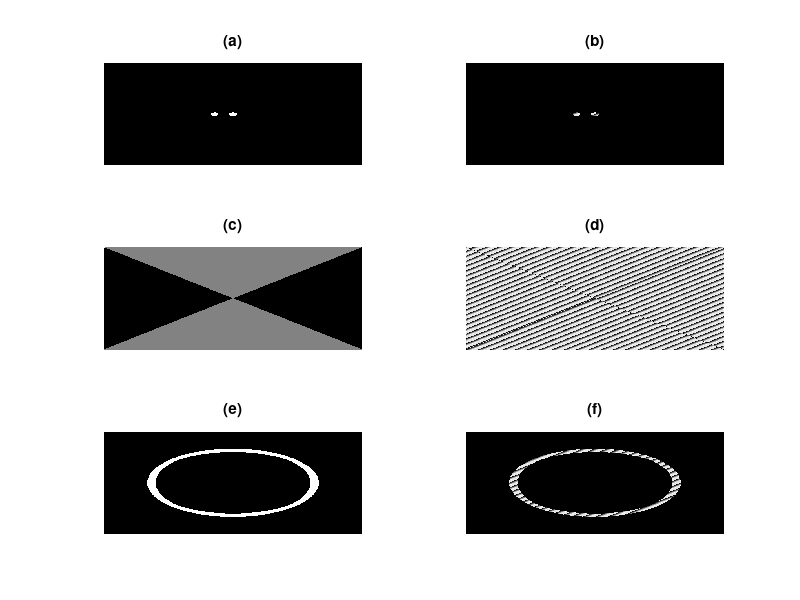

This figure's MATLAB source:
% -------------- Azimuthal Map of Polarization ---------------
close all
S = 400; %number of points
%Definition of the grating using a diagonal pattern
%This is the "Base grating"
M = zeros(S);
lim = 18;
aux = 0;
for i = 1:S
    for j = 1:S
            M(i,j) = aux;
        if aux > (lim/2)+1
            M(i,j) = M(i,j)-aux+(lim/2);
        end
        if aux < lim
            aux = aux+1;
        else
            aux = 0;
        end
    end
end

%Creating a grating with a dephase of pi with respect the first
M1 = zeros(S);
lim = 18;
aux = 9; %Here is determined the phase
for i = 1:S
    for j = 1:S
            M1(i,j) = aux;
        if aux > (lim/2)+1
            M1(i,j) = M1(i,j)-aux+(lim/2);
        end
        if aux < lim
            aux = aux+1;
        else
            aux = 0;
        end
    end
end

%Creating a grating with a dephase of pi with respect the first
M2 = zeros(S);
lim = 18;
aux = 5; %Here is determined the phase
for i = 1:S
    for j = 1:S
            M2(i,j) = aux;
        if aux > (lim/2)+1
            M2(i,j) = M2(i,j)-aux+(lim/2);
        end
        if aux < lim
            aux = aux+1;
        else
            aux = 0;
        end
    end
end

%Creating a grating with a dephase of 3*pi/2 with respect the first
M3 = zeros(S);
lim = 18;
aux = 15; %Here is determined the phase
for i = 1:S
    for j = 1:S
            M3(i,j) = aux;
        if aux > (lim/2)+1
            M3(i,j) = M3(i,j)-aux+(lim/2);
        end
        if aux < lim
            aux = aux+1;
        else
            aux = 0;
        end
    end
end

%Diagram of the desired angular
BASE = 10*ones(S);
for i = 1:S
    for j = 1:S
        if j<i+1 && S-j>i
            BASE(i,j) = 0;
        elseif j>i+1 && j>S-i
            BASE(i,j) = 0;
        else
            BASE(i,j) = 5;
        end
    end
end
BASE(1,1) = 10;
% figure(1)
% surf(BASE)
% colormap('gray');
% shading interp
% colorbar
% set(gca,'XColor', 'none','YColor','none')

% Take the respective "triangle" of different phase
% Creating the grating of different phases
% Blazed grating
M4 = zeros(S);
for i = 1:S
    for j = 1:S
        if j<i+1
            M4(i,j) = M(i,j);
        elseif j>i+1
            M4(i,j) = M1(i,j);
        end
        if j<i+1 && S-j>i
            M4(i,j) = M2(i,j);
        elseif j>i+1 && j>S-i
            M4(i,j) = M3(i,j);
        end
    end
end
% figure(2)
% surf(M4)
% colormap('gray');
% shading interp
% colorbar
% set(gca,'XColor', 'none','YColor','none')

%Definition of the ring
n=S;
D=3;
D1=1;
D2=0.95;
D3=1;
x0=linspace(-D/2,D/2,n);
[x,y]=meshgrid(x0);
rectx=1.*(abs(x/D1)<=sqrt(D1.^2-y.^2));
recty=1.*(abs(y/D1)<=sqrt(D1.^2-x.^2));
rectx1=1.*(abs(x/D2)<=sqrt(D2.^2-y.^2));
recty2=1.*(abs(y/D2)<=sqrt(D2.^2-x.^2));
g5=rectx.*recty-rectx1.*recty2; %Ring n it's simple way

% figure(3)
% surface(x,y,g5)
% colormap('gray');
% shading interp
% set(gca,'XColor', 'none','YColor','none')

A = M.*g5; %Ring with the blazed grating
% figure(4)
% surface(x,y,A)
% colormap('gray');
% shading interp
% colorbar
% set(gca,'XColor', 'none','YColor','none')

%Arrange two pinholes
lim = 26;
n=S;
i=sqrt(-1);
z=300;
D=30;
D1=1;
D2=1;
SD=10; %Separation of the pinholes
m=1^6;
w0=1*10^(-3);
x0=linspace(-D,D,n);
x1=linspace(-D,D+SD,n);
y1=linspace(-D,D,n);
[x,y]=meshgrid(x0);
[s,e]=meshgrid(x1,y1);    
rectx=1.*(abs(x/D1)<=sqrt(D1.^2-y.^2));
recty=1.*(abs(y/D1)<=sqrt(D1.^2-x.^2));
rectx1=1.*(abs(s/D2)<=sqrt(D2.^2-e.^2));
recty2=1.*(abs(e/D2)<=sqrt(D2.^2-s.^2));
g1=rectx.*recty+rectx1.*recty2;
dots = M.*g1; %Definition of the blazed pinholes

% figure(5)
% surface(x,y,g1); %The two pinholes
% colormap('gray')
% shading interp
% set(gca,'XColor', 'none','YColor','none')
% 
% figure(6)
% surface(x,y,dots);
% colormap('gray')
% shading interp
% set(gca,'XColor', 'none','YColor','none')

figure(1)
subplot(3,2,1) %1
imagesc(g1)
title('(a)')
colormap('gray')
shading interp
set(gca,'XColor', 'none','YColor','none')
subplot(3,2,2) %2
imagesc(dots)
title('(b)')
colormap('gray')
shading interp
set(gca,'XColor', 'none','YColor','none')
subplot(3,2,3) %3
imagesc(BASE)
title('(c)')
colormap('gray');
shading interp
set(gca,'XColor', 'none','YColor','none')
subplot(3,2,4) %4
imagesc(M4)
title('(d)')
colormap('gray');
shading interp
set(gca,'XColor', 'none','YColor','none')
subplot(3,2,5) %5
imagesc(g5)
title('(e)')
colormap('gray');
shading interp
set(gca,'XColor', 'none','YColor','none')
subplot(3,2,6) %6
imagesc(A)
title('(f)')
colormap('gray');
shading interp
set(gca,'XColor', 'none','YColor','none')
